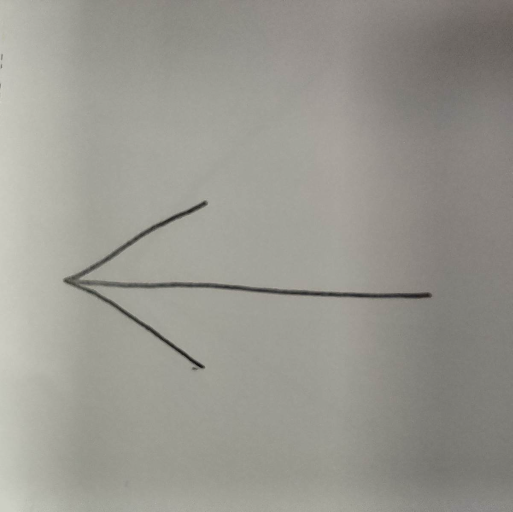
#> input picture ML_Module/ML_Reto/Data_Set/Arrow/L (106).png, 1025 x 1024 px (shown at 1/2 size)
$ python arrow_classifier.py   (older library calls are emulated)
#> lines starting #> are read from the running program, lines starting #| are printed output that depends on the picture; after the words box and inside, x2 and y2 are one past the last pixel; in counts of white or black regions, pixels touching at a corner belong together
"""
TE3002B - Reto Semana 2: Clasificación de Flechas con Regresión Logística
Equipo 2

Dataset:
  L (*.png)   → Izquierda (y=0) — imágenes digitales limpias
  s3 (*.jpg)  → Izquierda (y=0) — fotos reales
  s11 (*.jpg) → Izquierda (y=0) — fotos reales
  s1 (*.jpg)  → Derecha   (y=1) — fotos reales
  s2 (*.jpg)  → Derecha   (y=1) — fotos reales
"""

import os
import numpy as np
import cv2
import matplotlib
matplotlib.use("Agg")   # backend sin display (guarda en archivo)
import matplotlib.pyplot as plt
import matplotlib.gridspec as gridspec
from sklearn.model_selection import train_test_split, KFold
from sklearn.metrics import (
    accuracy_score, precision_score, recall_score,
    f1_score, confusion_matrix, ConfusionMatrixDisplay, roc_curve, auc
)
from sklearn.preprocessing import StandardScaler
import warnings
import pickle
warnings.filterwarnings("ignore")


# ─── Implementación manual de Regresión Logística con Gradient Descent ────────
class LogisticRegressionGD:
    """
    Regresión Logística entrenada con Gradient Descent.

    Implementa exactamente la regla de la slide:
        β ← β - η · ∇J(β)

    donde el gradiente de la binary cross-entropy es:
        ∇J(β) = (1/m) · Xᵀ · (σ(Xβ) - y)

    y la función sigmoide es:
        σ(z) = 1 / (1 + e^{-z})

    Incluye regularización L2 (ridge) para evitar overfitting:
        ∇J(β) += (λ/m) · β    (no se regulariza el bias b)
    """

    def __init__(self, learning_rate=0.1, n_iter=1000, lambda_reg=0.01):
        self.lr         = learning_rate
        self.n_iter     = n_iter
        self.lambda_reg = lambda_reg
        self.beta       = None   # pesos (sin bias)
        self.b          = None   # bias (intercepto)
        self.history    = []     # historial del costo por época

    @staticmethod
    def _sigmoid(z):
        # Clipping para estabilidad numérica (evita overflow en exp)
        z = np.clip(z, -500, 500)
        return 1.0 / (1.0 + np.exp(-z))

    def _cost(self, X, y):
        """Binary cross-entropy con regularización L2."""
        m   = len(y)
        p   = self._sigmoid(X @ self.beta + self.b)
        p   = np.clip(p, 1e-9, 1 - 1e-9)
        bce = -np.mean(y * np.log(p) + (1 - y) * np.log(1 - p))
        reg = (self.lambda_reg / (2 * m)) * np.sum(self.beta ** 2)
        return bce + reg

    def fit(self, X, y):
        m, n = X.shape
        self.beta    = np.zeros(n)
        self.b       = 0.0
        self.history = []

        for _ in range(self.n_iter):
            # Predicción: σ(Xβ + b)
            p = self._sigmoid(X @ self.beta + self.b)

            # Gradientes: ∇J(β) = (1/m) Xᵀ(p - y) + (λ/m)β
            error      = p - y
            grad_beta  = (X.T @ error) / m + (self.lambda_reg / m) * self.beta
            grad_b     = error.mean()

            # Actualización: β ← β - η·∇J(β)
            self.beta -= self.lr * grad_beta
            self.b    -= self.lr * grad_b

            self.history.append(self._cost(X, y))

        return self

    def predict_proba(self, X):
        return self._sigmoid(X @ self.beta + self.b)

    def predict(self, X, threshold=0.5):
        return (self.predict_proba(X) >= threshold).astype(int)

# ─── Configuración ────────────────────────────────────────────────────────────
DATASET_PATH = os.path.join(os.path.dirname(__file__), "Data_Set", "Arrow")
MODEL_PATH   = os.path.join(os.path.dirname(__file__), "Results", "model_memory.pkl")
IMG_SIZE     = 64        # píxeles (NxN)
TEST_SIZE    = 0.2
RANDOM_STATE = 42
FORCE_RETRAIN = False    # True: reentrenar aunque exista modelo guardado

# Mapeo prefijo → etiqueta
LABEL_MAP = {
    "L":   0,   # Izquierda
    "s3":  0,   # Izquierda
    "s11": 0,   # Izquierda
    "s1":  1,   # Derecha
    "s2":  1,   # Derecha
}

# ─── 1. Carga del dataset ─────────────────────────────────────────────────────
def get_label(filename):
    """Determina la etiqueta a partir del prefijo del nombre de archivo."""
#> called with filename = 'L (106).png'
    # Probar prefijos de mayor a menor longitud para evitar ambigüedad (s11 vs s1)
    for prefix in sorted(LABEL_MAP.keys(), key=len, reverse=True):
        if filename.startswith(prefix):
            return LABEL_MAP[prefix]
    return None


def load_images(dataset_path, img_size=IMG_SIZE):
    """Carga y preprocesa todas las imágenes del dataset."""
    images, labels, filenames = [], [], []

    for fname in sorted(os.listdir(dataset_path)):
        if not (fname.endswith(".png") or fname.endswith(".jpg")):
            continue

        label = get_label(fname)
        if label is None:
            print(f"  [SKIP] Sin etiqueta para: {fname}")
            continue

        path = os.path.join(dataset_path, fname)
        img  = cv2.imread(path)
#> img is the input picture: shape (1024, 1025, 3); mean B, G, R 144, 151.4, 152.9
        if img is None:
            print(f"  [ERROR] No se pudo leer: {fname}")
            continue

        # Preprocesamiento
        gray = cv2.cvtColor(img, cv2.COLOR_BGR2GRAY)

        # Recortar barras negras del top/bottom (artefacto de cámara)
        row_means = gray.mean(axis=1)
#> row_means = 1024 values, max 160.5 at index 1023, min 128.7 at index 589, mean 151
        valid_rows = np.where(row_means > 10)[0]
#> valid_rows = 1024 values from 0 to 1023
        if len(valid_rows) > 10:
            gray = gray[valid_rows[0]:valid_rows[-1]+1, :]

        # Binarización: Otsu encuentra automáticamente el umbral óptimo
        blurred = cv2.GaussianBlur(gray, (5, 5), 0)
        _, binary = cv2.threshold(blurred, 0, 255, cv2.THRESH_BINARY_INV + cv2.THRESH_OTSU)

        # Operaciones morfológicas para limpiar ruido
        kernel = cv2.getStructuringElement(cv2.MORPH_RECT, (3, 3))
        binary = cv2.morphologyEx(binary, cv2.MORPH_OPEN,  kernel, iterations=1)
        binary = cv2.morphologyEx(binary, cv2.MORPH_CLOSE, kernel, iterations=2)
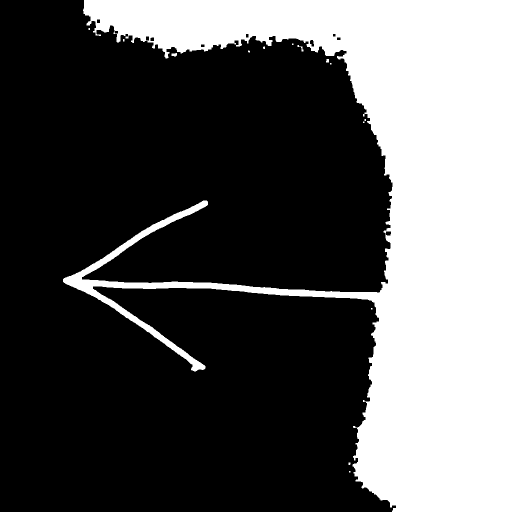
#> binary: shape (1024, 1025) (shown at 1/2 size); 33.6% white; 15 white regions (11 under 20 px)

        # Crop al bounding box del contorno más grande (= la flecha)
        # Esto normaliza la posición independientemente de dónde esté en el frame
        contours, _ = cv2.findContours(binary, cv2.RETR_EXTERNAL, cv2.CHAIN_APPROX_SIMPLE)
#> contours = 15 contours, 11 with area under 20; largest, box (x1, y1, x2, y2) and area: (126, 0, 1025, 1024) 349706, (343, 106, 354, 113) 46, (652, 118, 658, 125) 26, (595, 90, 607, 103) 25
        if contours:
            largest = max(contours, key=cv2.contourArea)
#> largest = contour of 1784 points, box (x1, y1, x2, y2) (126, 0, 1025, 1024), area 349706
            x, y_c, w, h = cv2.boundingRect(largest)
#> x = 126; y_c = 0; w = 899; h = 1024
            pad = 5
            x1 = max(0, x - pad)
#> x1 = 121
            y1 = max(0, y_c - pad)
#> y1 = 0
            x2 = min(binary.shape[1], x + w + pad)
#> x2 = 1025
            y2 = min(binary.shape[0], y_c + h + pad)
#> y2 = 1024
            binary = binary[y1:y2, x1:x2]

        resized = cv2.resize(binary, (img_size, img_size))
        norm = resized.astype(np.float32) / 255.0

        images.append(norm)
        labels.append(label)
        filenames.append(fname)

    return np.array(images), np.array(labels), filenames


print("=" * 60)
print("  TE3002B — Clasificador de Flechas (Regresión Logística)")
print("=" * 60)
print(f"\n[1] Cargando dataset desde: {DATASET_PATH}")
X_imgs, y, filenames = load_images(DATASET_PATH)
#> y = [0, 0, 0]; filenames = ['L (106).png', 'L (108).png', 'L (109).png']
print(f"    Total imágenes: {len(y)}")
#|     Total imágenes: 3
print(f"    Izquierda (y=0): {np.sum(y == 0)}")
#|     Izquierda (y=0): 3
print(f"    Derecha   (y=1): {np.sum(y == 1)}")
#|     Derecha   (y=1): 0


# ─── 2. Extracción de características ────────────────────────────────────────
# [43 lines left out: function extract_features, not called in this run]


# ─── 1b. Data Augmentation ───────────────────────────────────────────────────
def augment(images, labels, filenames):
    """
    Genera muestras adicionales volteando cada imagen horizontalmente.

    Una flecha IZQUIERDA volteada = DERECHA (y viceversa).
    Esto duplica el dataset y balancea perfectamente las clases.
    También agrega versiones con pequeña rotación (±8°) para robustez.
    """
    aug_imgs, aug_labels, aug_fns = list(images), list(labels), list(filenames)
    h, w = images[0].shape

    for img, label, fn in zip(images, labels, filenames):
        # Volteo horizontal: invierte la dirección de la flecha
        flipped = np.fliplr(img)
        aug_imgs.append(flipped)
        aug_labels.append(1 - label)       # 0→1, 1→0
        aug_fns.append(fn + "_flip")

        # Rotación leve para robustez (±8°) — mantiene la misma etiqueta
        for angle in [-8, 8]:
            M   = cv2.getRotationMatrix2D((w // 2, h // 2), angle, 1.0)
            rot = cv2.warpAffine(img, M, (w, h))
            aug_imgs.append(rot)
            aug_labels.append(label)
            aug_fns.append(fn + f"_rot{angle}")

    return np.array(aug_imgs), np.array(aug_labels), aug_fns


# ─── 2. Extracción de características ────────────────────────────────────────
def hog_features(img, cell_size=8, n_bins=9):
    """
    HOG (Histogram of Oriented Gradients) simplificado.

    Divide la imagen en celdas de cell_size×cell_size píxeles.
    En cada celda calcula un histograma de orientaciones del gradiente.
    Mucho más robusto a posición e iluminación que proyecciones crudas.
    """
    # Gradientes en x e y
    gx = cv2.Sobel(img.astype(np.float32), cv2.CV_32F, 1, 0, ksize=3)
    gy = cv2.Sobel(img.astype(np.float32), cv2.CV_32F, 0, 1, ksize=3)
    magnitude = np.sqrt(gx**2 + gy**2)
    angle     = np.arctan2(gy, gx) * (180 / np.pi) % 180  # 0–180°

    h, w   = img.shape
    n_cx   = w // cell_size
    n_cy   = h // cell_size
    hist   = []

    for cy in range(n_cy):
        for cx in range(n_cx):
            r0, r1 = cy * cell_size, (cy + 1) * cell_size
            c0, c1 = cx * cell_size, (cx + 1) * cell_size
            mag_cell = magnitude[r0:r1, c0:c1]
            ang_cell = angle[r0:r1, c0:c1]
            cell_hist, _ = np.histogram(ang_cell, bins=n_bins,
                                        range=(0, 180), weights=mag_cell)
            hist.append(cell_hist)

    return np.concatenate(hist)


def extract_features(images):
    """
    Extrae un vector de características por imagen combinando:

    a) Proyección de columnas (IMG_SIZE valores) — masa oscura por columna
    b) Proyección de filas    (IMG_SIZE valores) — masa oscura por fila
    c) Asimetría lateral (1 escalar): (mitad der − izq) / total
    d) Asimetría vertical (1 escalar): (mitad inf − sup) / total
    e) HOG features: gradientes locales en celdas 8×8, 9 bins
       → (IMG_SIZE/8)² × 9 = 64 × 9 / 8² = 8×8×9 = 576 valores

    Total: 64 + 64 + 1 + 1 + 576 = 706 características.
    """
    feats = []
    for img in images:
        dark = 1.0 - img

        col_proj = dark.sum(axis=0)
        row_proj = dark.sum(axis=1)

        total    = dark.sum() + 1e-6
        h        = img.shape[1]
        asym_lr  = (dark[:, h//2:].sum() - dark[:, :h//2].sum()) / total
        v        = img.shape[0]
        asym_tb  = (dark[v//2:, :].sum() - dark[:v//2, :].sum()) / total

        hog = hog_features(img)

        feat = np.concatenate([col_proj, row_proj, [asym_lr], [asym_tb], hog])
        feats.append(feat)
#> this loop made 3 passes
#> (total, asym_lr, asym_tb) on passes 1 to 3: (2535.6, -0.453, 0.0608), (2382.1, -0.068, 0.0509), (2147.9, 0.0119, -0.0286)
#> pass 1, in extract_features, `dark = 1.0 - img`:
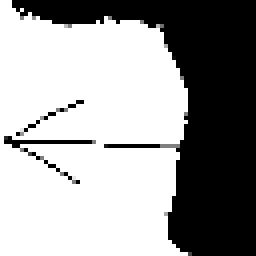
#> dark: shape (64, 64) float32 (shown 4 times larger); min 0, max 1, mean 0.619
#> pass 1, in hog_features, `magnitude = np.sqrt(gx**2 + gy**2)`:
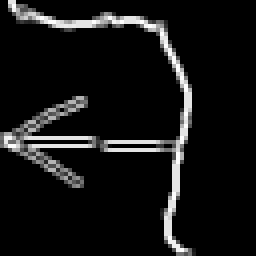
#> magnitude: shape (64, 64) float32 (shown 4 times larger); min 0, max 4.47, mean 0.349; drawn with min black and max white
#> after the loop, feats = 3 items

    return np.array(feats)


print("\n[2] Extrayendo características...")
X = extract_features(X_imgs)
print(f"    Dimensión del vector de características: {X.shape[1]}")
#|     Dimensión del vector de características: 706

# Normalizar
scaler = StandardScaler()
X_scaled = scaler.fit_transform(X)


# ─── 3. División train/test (ANTES de augmentation) ──────────────────────────
# Importante: dividir primero, luego aumentar solo el train
# para que el test refleje condiciones reales sin imágenes artificiales
X_train_raw, X_test, y_train_raw, y_test, fn_train, fn_test = train_test_split(
    X_scaled, y, filenames,
    test_size=TEST_SIZE,
    random_state=RANDOM_STATE,
    stratify=y
)
#> y_train_raw = [0, 0]; y_test = [0]; fn_train = ['L (108).png', 'L (106).png']; fn_test = ['L (109).png']

# Augmentation sobre el conjunto de entrenamiento
X_imgs_train = X_imgs[[i for i, fn in enumerate(filenames) if fn in set(fn_train)]]
y_imgs_train  = y[[i for i, fn in enumerate(filenames) if fn in set(fn_train)]]
#> y_imgs_train = [0, 0]
fn_imgs_train = [fn for fn in filenames if fn in set(fn_train)]
#> fn_imgs_train = ['L (106).png', 'L (108).png']

X_aug_imgs, y_aug, fn_aug = augment(X_imgs_train, y_imgs_train, fn_imgs_train)
#> in augment, `aug_imgs, aug_labels, aug_fns = list(images), list(labels), list(filen..`: aug_labels = [0, 0]; aug_fns = ['L (106).png', 'L (108).png']
#> the loop in augment, `for img, label, fn in zip(images, labels, filenames):` made 2 passes
#> (label, fn) on passes 1 to 2: (0, 'L (106).png'), (0, 'L (108).png')
#> pass 1, in augment, `flipped = np.fliplr(img)`:
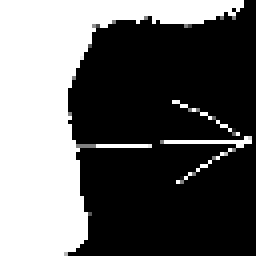
#> flipped: shape (64, 64) float32 (shown 4 times larger); min 0, max 1, mean 0.381
#> after the loop in augment, `for img, label, fn in zip(images, labels, filenames):`: aug_fns = ['L (106).png', 'L (108).png', 'L (106).png_flip', 'L (106).png_rot-8', 'L (106).png_rot8', 'L (108).png_flip', 'L (108).png_rot-8', 'L (108).png_rot8']; aug_imgs = 8 items; aug_labels = [0, 0, 1, 0, 0, 1, 0, 0]
#> y_aug = [0, 0, 1, 0, 0, 1, 0, 0]; fn_aug has the same summary as aug_fns in augment
X_aug_feats  = extract_features(X_aug_imgs)
#> the loop in extract_features (call 2), `for img in images:` made 8 passes
#> (total, asym_lr, asym_tb) on passes 1 to 4: (2535.6, -0.453, 0.0608), (2382.1, -0.068, 0.0509), (2535.6, 0.453, 0.0608), (2699.2, -0.416, 0.00104)
#> pass 1, in hog_features (call 4), `angle     = np.arctan2(gy, gx) * (180 / np.pi) % 180`:
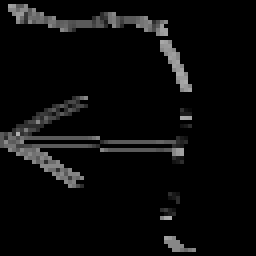
#> angle: shape (64, 64) float32 (shown 4 times larger); min 0, max 175.9, mean 11
#> pass 2, in hog_features (call 5), `gy = cv2.Sobel(img.astype(np.float32), cv2.CV_32F, 0, 1, ksize=3)`:
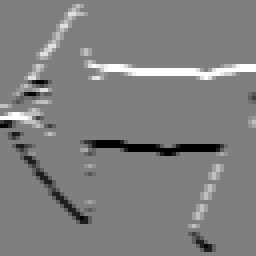
#> gy: shape (64, 64) float32 (shown 4 times larger); min -4, max 4, mean 0.0195; drawn with min black and max white
X_train      = scaler.transform(X_aug_feats)
y_train      = y_aug
#> y_train = [0, 0, 1, 0, 0, 1, 0, 0]

print(f"\n[3] División del dataset (con augmentation en train):")
print(f"    Original  — train: {len(y_train_raw)}, test: {len(y_test)}")
#|     Original  — train: 2, test: 1
print(f"    Augmented — train: {len(y_train)} ({np.sum(y_train==0)} izq / {np.sum(y_train==1)} der)")
#|     Augmented — train: 8 (6 izq / 2 der)
print(f"    Prueba    — sin augmentation: {len(y_test)} ({np.sum(y_test==0)} izq / {np.sum(y_test==1)} der)")
#|     Prueba    — sin augmentation: 1 (1 izq / 0 der)


# ─── 4. Entrenamiento con Gradient Descent (con memoria) ──────────────────────
LR      = 0.1    # η: tasa de aprendizaje
N_ITER  = 2000   # épocas de GD
LAM     = 0.01   # λ: regularización L2

os.makedirs(os.path.dirname(MODEL_PATH), exist_ok=True)

if not FORCE_RETRAIN and os.path.exists(MODEL_PATH):
    # ── MODO MEMORIA: cargar pesos ya entrenados ──────────────────────────────
    # X_train y X_test ya están correctamente escalados desde el paso [2].
    # Solo necesitamos cargar el modelo (β y b); no hay que re-escalar nada.
    print(f"\n[4] Cargando modelo desde memoria: {MODEL_PATH}")
    with open(MODEL_PATH, "rb") as f:
        checkpoint = pickle.load(f)
    model = checkpoint["model"]
    print(f"    β cargado  — costo final guardado: {model.history[-1]:.4f}")
    cv_scores = np.array([float("nan")])
    print(f"    (Validación cruzada omitida al cargar desde memoria)")

else:
    # ── MODO ENTRENAMIENTO: Gradient Descent desde cero ───────────────────────
    print(f"\n[4] Entrenando con Gradient Descent (η={LR}, épocas={N_ITER}, λ={LAM})...")
    model = LogisticRegressionGD(learning_rate=LR, n_iter=N_ITER, lambda_reg=LAM)
    model.fit(X_train, y_train)
#> the loop in fit, `for _ in range(self.n_iter):` made 2000 passes
#> (grad_b, self.b, bce in _cost, reg in _cost) on passes 2 to 3: (0.0728, -0.0323, 0.0102, 0.00485), (0.00979, -0.0333, 0.00716, 0.00485)
    print(f"    Costo inicial : {model.history[0]:.4f}")
#|     Costo inicial : 0.1138
    print(f"    Costo final   : {model.history[-1]:.4f}")
#|     Costo final   : 0.0032

    # Validación cruzada 5-fold manual
    print("    Ejecutando validación cruzada 5-fold...")
    kf = KFold(n_splits=5, shuffle=True, random_state=RANDOM_STATE)
    cv_scores = []
    for train_idx, val_idx in kf.split(X_train):
        m_cv = LogisticRegressionGD(learning_rate=LR, n_iter=N_ITER, lambda_reg=LAM)
        m_cv.fit(X_train[train_idx], y_train[train_idx])
        preds = m_cv.predict(X_train[val_idx])
        cv_scores.append(accuracy_score(y_train[val_idx], preds))
#> this loop made 5 passes
#> (train_idx, val_idx) on passes 1 to 4: ([0, 2, 3, 4, 6, 7], [1, 5]), ([1, 2, 3, 4, 5, 6], [0, 7]), ([0, 1, 3, 5, 6, 7], [2, 4]), ([0, 1, 2, 4, 5, 6, 7], [3])
    cv_scores = np.array(cv_scores)
    print(f"    Validación cruzada 5-fold: {cv_scores.mean():.4f} ± {cv_scores.std():.4f}")
#|     Validación cruzada 5-fold: 0.7000 ± 0.4000

    # ── GUARDAR MEMORIA ───────────────────────────────────────────────────────
    with open(MODEL_PATH, "wb") as f:
        pickle.dump({"model": model, "scaler": scaler}, f)
    print(f"    Modelo guardado en: {MODEL_PATH}")


# ─── 5. Evaluación ───────────────────────────────────────────────────────────
print("\n[5] Evaluación en conjunto de prueba:")
y_pred = model.predict(X_test)
y_prob = model.predict_proba(X_test)   # ya devuelve P(y=1|x) directamente

acc  = accuracy_score(y_test, y_pred)
prec = precision_score(y_test, y_pred)
rec  = recall_score(y_test, y_pred)
f1   = f1_score(y_test, y_pred)
fpr, tpr, _ = roc_curve(y_test, y_prob)
roc_auc = auc(fpr, tpr)

print(f"    Accuracy  : {acc:.4f}")
#|     Accuracy  : 0.0000
print(f"    Precision : {prec:.4f}")
#|     Precision : 0.0000
print(f"    Recall    : {rec:.4f}")
#|     Recall    : 0.0000
print(f"    F1-score  : {f1:.4f}")
#|     F1-score  : 0.0000
print(f"    AUC-ROC   : {roc_auc:.4f}")
#|     AUC-ROC   : nan


# ─── 6. Visualizaciones ──────────────────────────────────────────────────────
print("\n[6] Generando visualizaciones...")
os.makedirs(os.path.join(os.path.dirname(__file__), "Results"), exist_ok=True)
results_dir = os.path.join(os.path.dirname(__file__), "Results")

fig = plt.figure(figsize=(18, 12))
fig.suptitle("TE3002B — Clasificador de Flechas (Regresión Logística + Gradient Descent)", fontsize=14, fontweight="bold")
gs  = gridspec.GridSpec(2, 4, figure=fig, hspace=0.4, wspace=0.38)

# 6a. Matriz de confusión
ax1 = fig.add_subplot(gs[0, 0])
cm  = confusion_matrix(y_test, y_pred)
disp = ConfusionMatrixDisplay(cm, display_labels=["Izquierda", "Derecha"])
disp.plot(ax=ax1, colorbar=False)
ax1.set_title("Matriz de Confusión")

# 6b. Curva ROC
ax2 = fig.add_subplot(gs[0, 1])
ax2.plot(fpr, tpr, color="steelblue", lw=2, label=f"AUC = {roc_auc:.3f}")
ax2.plot([0, 1], [0, 1], "k--", lw=1)
ax2.set_xlabel("FPR (False Positive Rate)")
ax2.set_ylabel("TPR (True Positive Rate)")
ax2.set_title("Curva ROC")
ax2.legend()

# 6c. Distribución del dataset
ax3 = fig.add_subplot(gs[0, 2])
counts = [np.sum(y == 0), np.sum(y == 1)]
ax3.bar(["Izquierda\n(y=0)", "Derecha\n(y=1)"], counts, color=["#4878d0", "#ee854a"])
ax3.set_title("Balance del Dataset")
ax3.set_ylabel("Número de imágenes")
for i, c in enumerate(counts):
    ax3.text(i, c + 1, str(c), ha="center")
#> this loop made 2 passes
#> c on passes 1 to 2: 3, 0

# 6d. Curva de convergencia del Gradient Descent
ax_conv = fig.add_subplot(gs[0, 3])
ax_conv.plot(model.history, color="steelblue", lw=1.5)
ax_conv.set_xlabel("Época")
ax_conv.set_ylabel("Costo J(β)")
ax_conv.set_title(f"Convergencia GD\n(η={LR}, λ={LAM})")
ax_conv.set_yscale("log")

# 6e. Proyección de columnas promedio por clase
ax4 = fig.add_subplot(gs[1, 0:2])
left_feats  = X_imgs[y == 0]
right_feats = X_imgs[y == 1]
left_proj   = (1 - left_feats).mean(axis=0).sum(axis=0)   # columna promedio
right_proj  = (1 - right_feats).mean(axis=0).sum(axis=0)

cols = np.arange(IMG_SIZE)
ax4.plot(cols, left_proj,  label="Izquierda (y=0)", color="#4878d0", lw=2)
ax4.plot(cols, right_proj, label="Derecha   (y=1)", color="#ee854a", lw=2)
ax4.axvline(IMG_SIZE // 2, color="gray", linestyle="--", lw=1, label="Centro")
ax4.set_xlabel("Columna (píxel)")
ax4.set_ylabel("Intensidad oscura promedio")
ax4.set_title("Proyección de Columnas (promedio por clase)")
ax4.legend()

# 6f. Métricas resumen
ax5 = fig.add_subplot(gs[1, 2])
metrics = {"Accuracy": acc, "Precision": prec, "Recall": rec, "F1": f1, "AUC": roc_auc}
bars = ax5.bar(metrics.keys(), metrics.values(), color=["#4878d0","#6acc65","#ee854a","#d65f5f","#956cb4"])
ax5.set_ylim(0, 1.1)
ax5.set_title("Resumen de Métricas")
ax5.set_ylabel("Valor")
for bar in bars:
    ax5.text(bar.get_x() + bar.get_width()/2, bar.get_height() + 0.01,
             f"{bar.get_height():.3f}", ha="center", fontsize=9)
#> this loop made 5 passes

out_path = os.path.join(results_dir, "resultados.png")
plt.savefig(out_path, dpi=120, bbox_inches="tight")
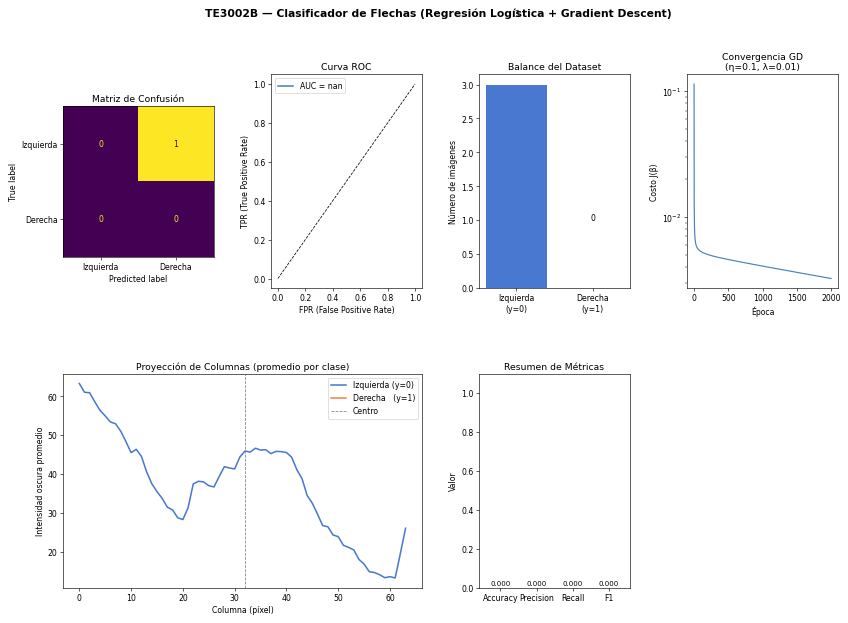
#> figure drawn by matplotlib, 6 panels; panel 4: curve peaks at x = 0, y = 0.114; panel 5: curve peaks at x = 0, y = 63.33
plt.close()
print(f"    Guardado en: {out_path}")


# ─── 7. Ejemplos de aciertos y errores ───────────────────────────────────────
errors_idx   = [i for i, (yt, yp) in enumerate(zip(y_test, y_pred)) if yt != yp]
correct_idx  = [i for i, (yt, yp) in enumerate(zip(y_test, y_pred)) if yt == yp]

n_show = min(4, len(errors_idx))
n_ok   = min(4, len(correct_idx))

fig2, axes = plt.subplots(2, max(n_show, n_ok, 1), figsize=(14, 6))
fig2.suptitle("Ejemplos de predicciones", fontsize=12, fontweight="bold")

label_str = {0: "Izq", 1: "Der"}

for col in range(max(n_show, n_ok)):
    # Fila 0: aciertos
    if col < n_ok:
        idx  = correct_idx[col]
        orig = fn_test[idx]
        img  = cv2.imread(os.path.join(DATASET_PATH, orig))
        img  = cv2.cvtColor(cv2.resize(img, (128, 128)), cv2.COLOR_BGR2RGB)
        ax   = axes[0, col] if max(n_show, n_ok) > 1 else axes[0]
        ax.imshow(img)
        ax.set_title(f"Real:{label_str[y_test[idx]]} Pred:{label_str[y_pred[idx]]}", fontsize=8, color="green")
        ax.axis("off")
    else:
#> (the run stopped early here; a loop or call above may not have finished)
